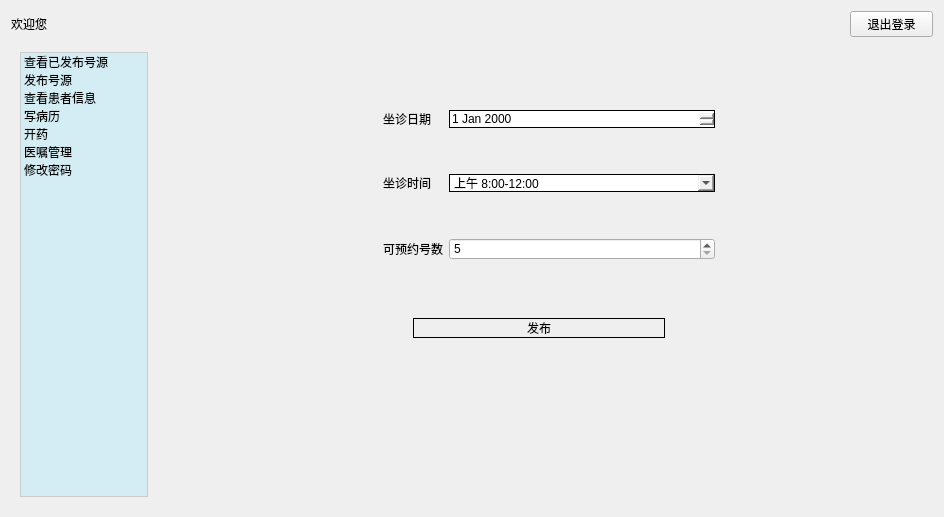
<?xml version="1.0" encoding="UTF-8"?>
<ui version="4.0">
 <class>doctor</class>
 <widget class="QWidget" name="doctor">
  <property name="geometry">
   <rect>
    <x>0</x>
    <y>0</y>
    <width>944</width>
    <height>517</height>
   </rect>
  </property>
  <property name="windowTitle">
   <string>Form</string>
  </property>
  <property name="styleSheet">
   <string notr="true">background-image: url(:/image/wel.png);</string>
  </property>
  <layout class="QVBoxLayout" name="verticalLayout_5">
   <item>
    <layout class="QHBoxLayout" name="horizontalLayout" stretch="10,1">
     <item>
      <widget class="QLabel" name="label_id">
       <property name="text">
        <string>欢迎您</string>
       </property>
      </widget>
     </item>
     <item>
      <widget class="QPushButton" name="pushButton_return">
       <property name="text">
        <string>退出登录</string>
       </property>
      </widget>
     </item>
    </layout>
   </item>
   <item>
    <widget class="QWidget" name="bigwidgt" native="true">
     <property name="styleSheet">
      <string notr="true"/>
     </property>
     <layout class="QHBoxLayout" name="horizontalLayout_4" stretch="1,6">
      <item>
       <widget class="QListWidget" name="listWidget">
        <property name="styleSheet">
         <string notr="true">QListWidget {
    background-color: rgb(212, 236, 243);
    outline: none; /* 关键：移除虚线框 */
    border: 1px solid #ccc;
}

/* 选中的项（包括有焦点和没焦点的情况） */
QListWidget::item:selected, 
QListWidget::item:selected:active, 
QListWidget::item:selected:!active {
    background-color: #000000;
    color: #ffffff;
    border: none;
}

/* 鼠标悬停但未选中（可选，增加交互感） */
QListWidget::item:hover {
    background-color: rgba(0, 0, 0, 20); /* 淡淡的灰色 */
}</string>
        </property>
        <item>
         <property name="text">
          <string>查看已发布号源</string>
         </property>
        </item>
        <item>
         <property name="text">
          <string>发布号源</string>
         </property>
        </item>
        <item>
         <property name="text">
          <string>查看患者信息</string>
         </property>
        </item>
        <item>
         <property name="text">
          <string>写病历</string>
         </property>
        </item>
        <item>
         <property name="text">
          <string>开药</string>
         </property>
        </item>
        <item>
         <property name="text">
          <string>医嘱管理</string>
         </property>
        </item>
        <item>
         <property name="text">
          <string>修改密码</string>
         </property>
        </item>
       </widget>
      </item>
      <item>
       <widget class="QStackedWidget" name="stackedWidget">
        <property name="sizePolicy">
         <sizepolicy hsizetype="Expanding" vsizetype="Preferred">
          <horstretch>0</horstretch>
          <verstretch>0</verstretch>
         </sizepolicy>
        </property>
        <property name="styleSheet">
         <string notr="true">
QPushButton, QLineEdit, QComboBox, QListWidget, QTextEdit, QDateEdit {
    border: 1px solid black;
}
QHeaderView::section {
    border-bottom: 1px solid black;  /* 关键：强制显示底部黑线 */
    border-right: 1px solid #dddddd; /* 可选：给列之间也加条细线 */
    background-color: #f0f0f0;       /* 可选：给表头加个灰色背景，区分更明显 */
    padding: 4px;                    /* 可选：增加一点内边距，让文字不贴边 */
}
QTableWidget {
    border: 1px solid black;       /* 表格整体的外边框 */
    gridline-color: black;         /* 内部单元格线条颜色 */
}
</string>
        </property>
        <property name="currentIndex">
         <number>0</number>
        </property>
        <widget class="QWidget" name="page">
         <layout class="QVBoxLayout" name="verticalLayout_6">
          <item>
           <layout class="QHBoxLayout" name="horizontalLayout_5">
            <property name="topMargin">
             <number>0</number>
            </property>
            <property name="rightMargin">
             <number>10</number>
            </property>
            <item>
             <widget class="QWidget" name="gridWidget" native="true">
              <layout class="QGridLayout" name="gridLayout" columnstretch="1,6">
               <property name="leftMargin">
                <number>220</number>
               </property>
               <property name="rightMargin">
                <number>190</number>
               </property>
               <property name="spacing">
                <number>6</number>
               </property>
               <item row="2" column="0">
                <widget class="QLabel" name="label_4">
                 <property name="text">
                  <string>可预约号数</string>
                 </property>
                </widget>
               </item>
               <item row="2" column="1">
                <widget class="QSpinBox" name="spinBox_0_amount">
                 <property name="minimum">
                  <number>5</number>
                 </property>
                 <property name="maximum">
                  <number>20</number>
                 </property>
                </widget>
               </item>
               <item row="0" column="0">
                <widget class="QLabel" name="label_2">
                 <property name="text">
                  <string>坐诊日期</string>
                 </property>
                </widget>
               </item>
               <item row="0" column="1">
                <widget class="QDateEdit" name="dateEdit_0_d"/>
               </item>
               <item row="1" column="0">
                <widget class="QLabel" name="label_3">
                 <property name="text">
                  <string>坐诊时间</string>
                 </property>
                </widget>
               </item>
               <item row="1" column="1">
                <widget class="QComboBox" name="comboBox_0_t">
                 <item>
                  <property name="text">
                   <string>上午 8:00-12:00</string>
                  </property>
                 </item>
                 <item>
                  <property name="text">
                   <string>下午 14:00-18:00</string>
                  </property>
                 </item>
                </widget>
               </item>
              </layout>
             </widget>
            </item>
           </layout>
          </item>
          <item>
           <layout class="QHBoxLayout" name="horizontalLayout_6">
            <property name="leftMargin">
             <number>250</number>
            </property>
            <property name="topMargin">
             <number>0</number>
            </property>
            <property name="rightMargin">
             <number>250</number>
            </property>
            <property name="bottomMargin">
             <number>150</number>
            </property>
            <item>
             <widget class="QPushButton" name="pushButton_0_fabu">
              <property name="text">
               <string>发布</string>
              </property>
             </widget>
            </item>
           </layout>
          </item>
         </layout>
        </widget>
        <widget class="QWidget" name="page_2">
         <layout class="QVBoxLayout" name="verticalLayout_7">
          <item>
           <widget class="QCheckBox" name="checkBox_2">
            <property name="text">
             <string>显示全部</string>
            </property>
           </widget>
          </item>
          <item>
           <widget class="QTableWidget" name="tableWidget_1"/>
          </item>
         </layout>
        </widget>
        <widget class="QWidget" name="page_3">
         <layout class="QVBoxLayout" name="verticalLayout_8">
          <item>
           <layout class="QHBoxLayout" name="horizontalLayout_7">
            <property name="leftMargin">
             <number>70</number>
            </property>
            <property name="topMargin">
             <number>20</number>
            </property>
            <property name="rightMargin">
             <number>130</number>
            </property>
            <item>
             <layout class="QGridLayout" name="gridLayout_5" columnstretch="1,3">
              <property name="leftMargin">
               <number>0</number>
              </property>
              <property name="rightMargin">
               <number>0</number>
              </property>
              <property name="bottomMargin">
               <number>0</number>
              </property>
              <item row="0" column="0">
               <widget class="QLabel" name="label">
                <property name="text">
                 <string>预约编号</string>
                </property>
               </widget>
              </item>
              <item row="2" column="0">
               <widget class="QLabel" name="label_8">
                <property name="text">
                 <string>病历备注</string>
                </property>
               </widget>
              </item>
              <item row="1" column="0">
               <widget class="QLabel" name="label_7">
                <property name="text">
                 <string>诊断结果</string>
                </property>
               </widget>
              </item>
              <item row="0" column="1">
               <widget class="QLineEdit" name="lineEdit_2_number"/>
              </item>
              <item row="1" column="1">
               <widget class="QTextEdit" name="lineEdit_2_res"/>
              </item>
              <item row="2" column="1">
               <widget class="QTextEdit" name="lineEdit_2_beizhu"/>
              </item>
             </layout>
            </item>
           </layout>
          </item>
          <item>
           <layout class="QHBoxLayout" name="horizontalLayout_8">
            <property name="leftMargin">
             <number>300</number>
            </property>
            <property name="topMargin">
             <number>30</number>
            </property>
            <property name="rightMargin">
             <number>300</number>
            </property>
            <property name="bottomMargin">
             <number>100</number>
            </property>
            <item>
             <widget class="QPushButton" name="pushButton_2_save">
              <property name="text">
               <string>保存</string>
              </property>
             </widget>
            </item>
           </layout>
          </item>
         </layout>
        </widget>
        <widget class="QWidget" name="page_4">
         <layout class="QHBoxLayout" name="horizontalLayout_9">
          <item>
           <layout class="QVBoxLayout" name="verticalLayout_9" stretch="0,1,2,1,0">
            <item>
             <spacer name="verticalSpacer">
              <property name="orientation">
               <enum>Qt::Orientation::Vertical</enum>
              </property>
              <property name="sizeHint" stdset="0">
               <size>
                <width>20</width>
                <height>40</height>
               </size>
              </property>
             </spacer>
            </item>
            <item>
             <layout class="QHBoxLayout" name="horizontalLayout_2">
              <property name="rightMargin">
               <number>270</number>
              </property>
              <item>
               <widget class="QLabel" name="label_11">
                <property name="text">
                 <string>预约编号</string>
                </property>
               </widget>
              </item>
              <item>
               <widget class="QLineEdit" name="lineEdit_3"/>
              </item>
             </layout>
            </item>
            <item>
             <widget class="QTextEdit" name="textEdit_3"/>
            </item>
            <item>
             <layout class="QHBoxLayout" name="horizontalLayout_3">
              <property name="leftMargin">
               <number>70</number>
              </property>
              <property name="topMargin">
               <number>10</number>
              </property>
              <property name="rightMargin">
               <number>70</number>
              </property>
              <item>
               <widget class="QPushButton" name="pushButton_3_look">
                <property name="text">
                 <string>查看</string>
                </property>
               </widget>
              </item>
              <item>
               <widget class="QPushButton" name="pushButton_3_mod">
                <property name="text">
                 <string>修改</string>
                </property>
               </widget>
              </item>
              <item>
               <widget class="QPushButton" name="pushButton_3_add">
                <property name="text">
                 <string>新增</string>
                </property>
               </widget>
              </item>
             </layout>
            </item>
            <item>
             <spacer name="verticalSpacer_2">
              <property name="orientation">
               <enum>Qt::Orientation::Vertical</enum>
              </property>
              <property name="sizeHint" stdset="0">
               <size>
                <width>20</width>
                <height>40</height>
               </size>
              </property>
             </spacer>
            </item>
           </layout>
          </item>
         </layout>
        </widget>
        <widget class="QWidget" name="page_5">
         <layout class="QVBoxLayout" name="verticalLayout_10">
          <item>
           <widget class="QTableWidget" name="tableWidget_haomesg"/>
          </item>
          <item>
           <layout class="QHBoxLayout" name="horizontalLayout_10">
            <property name="leftMargin">
             <number>550</number>
            </property>
            <property name="topMargin">
             <number>5</number>
            </property>
            <property name="rightMargin">
             <number>40</number>
            </property>
            <item>
             <widget class="QPushButton" name="pushButton_4_stop">
              <property name="text">
               <string>暂停</string>
              </property>
             </widget>
            </item>
           </layout>
          </item>
         </layout>
        </widget>
        <widget class="QWidget" name="page_6"/>
        <widget class="QWidget" name="page_7">
         <layout class="QVBoxLayout" name="verticalLayout">
          <item>
           <layout class="QHBoxLayout" name="horizontalLayout_11" stretch="0,3,2,4,0,0">
            <property name="leftMargin">
             <number>0</number>
            </property>
            <property name="rightMargin">
             <number>0</number>
            </property>
            <item>
             <widget class="QLabel" name="label_5">
              <property name="text">
               <string>预约编号</string>
              </property>
             </widget>
            </item>
            <item>
             <widget class="QLineEdit" name="lineEdit_7"/>
            </item>
            <item>
             <widget class="QPushButton" name="pushButton_7_qur">
              <property name="text">
               <string>查询</string>
              </property>
             </widget>
            </item>
            <item>
             <spacer name="horizontalSpacer">
              <property name="orientation">
               <enum>Qt::Orientation::Horizontal</enum>
              </property>
              <property name="sizeHint" stdset="0">
               <size>
                <width>40</width>
                <height>20</height>
               </size>
              </property>
             </spacer>
            </item>
            <item>
             <widget class="QPushButton" name="pushButton_7_add">
              <property name="text">
               <string/>
              </property>
             </widget>
            </item>
            <item>
             <widget class="QPushButton" name="pushButton_7_del">
              <property name="styleSheet">
               <string notr="true"/>
              </property>
              <property name="text">
               <string/>
              </property>
             </widget>
            </item>
           </layout>
          </item>
          <item>
           <widget class="QTableWidget" name="tableWidget_7"/>
          </item>
          <item>
           <layout class="QHBoxLayout" name="horizontalLayout_12" stretch="1">
            <property name="leftMargin">
             <number>450</number>
            </property>
            <property name="rightMargin">
             <number>100</number>
            </property>
            <item>
             <widget class="QPushButton" name="pushButton_7_sub">
              <property name="text">
               <string>提交</string>
              </property>
             </widget>
            </item>
           </layout>
          </item>
         </layout>
        </widget>
        <widget class="QWidget" name="page_8">
         <layout class="QVBoxLayout" name="verticalLayout_2">
          <item>
           <layout class="QGridLayout" name="gridLayout_3">
            <property name="leftMargin">
             <number>120</number>
            </property>
            <property name="topMargin">
             <number>50</number>
            </property>
            <property name="rightMargin">
             <number>200</number>
            </property>
            <property name="horizontalSpacing">
             <number>7</number>
            </property>
            <item row="0" column="1">
             <widget class="QLineEdit" name="lineEdit_5_old_2"/>
            </item>
            <item row="1" column="1">
             <widget class="QLineEdit" name="lineEdit_5_new_2"/>
            </item>
            <item row="0" column="0">
             <widget class="QLabel" name="label_10">
              <property name="text">
               <string>旧密码</string>
              </property>
             </widget>
            </item>
            <item row="1" column="0">
             <widget class="QLabel" name="label_12">
              <property name="text">
               <string>新密码</string>
              </property>
             </widget>
            </item>
           </layout>
          </item>
          <item>
           <layout class="QHBoxLayout" name="horizontalLayout_14">
            <property name="leftMargin">
             <number>190</number>
            </property>
            <property name="rightMargin">
             <number>250</number>
            </property>
            <property name="bottomMargin">
             <number>100</number>
            </property>
            <item>
             <widget class="QPushButton" name="pushButton_6">
              <property name="text">
               <string>保存</string>
              </property>
             </widget>
            </item>
           </layout>
          </item>
         </layout>
        </widget>
       </widget>
      </item>
     </layout>
    </widget>
   </item>
  </layout>
 </widget>
 <resources/>
 <connections/>
</ui>
